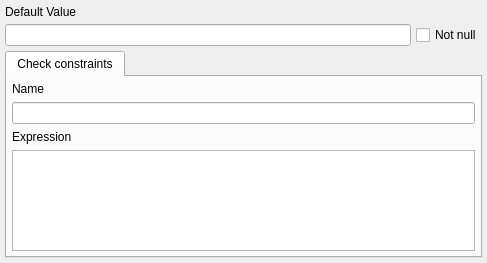
<?xml version="1.0" encoding="UTF-8"?>
<ui version="4.0">
 <class>DomainWidget</class>
 <widget class="QWidget" name="DomainWidget">
  <property name="geometry">
   <rect>
    <x>0</x>
    <y>0</y>
    <width>487</width>
    <height>263</height>
   </rect>
  </property>
  <layout class="QVBoxLayout" name="domain_lt">
   <property name="spacing">
    <number>5</number>
   </property>
   <property name="leftMargin">
    <number>5</number>
   </property>
   <property name="topMargin">
    <number>5</number>
   </property>
   <property name="rightMargin">
    <number>5</number>
   </property>
   <property name="bottomMargin">
    <number>5</number>
   </property>
   <item>
    <layout class="QVBoxLayout" name="data_type_lt"/>
   </item>
   <item>
    <layout class="QVBoxLayout" name="def_value_lt">
     <item>
      <widget class="QLabel" name="def_value_lbl">
       <property name="text">
        <string>Default Value</string>
       </property>
      </widget>
     </item>
     <item>
      <layout class="QHBoxLayout" name="horizontalLayout">
       <property name="spacing">
        <number>5</number>
       </property>
       <item>
        <widget class="QLineEdit" name="def_value_edt">
         <property name="clearButtonEnabled">
          <bool>true</bool>
         </property>
        </widget>
       </item>
       <item>
        <widget class="QCheckBox" name="not_null_chk">
         <property name="text">
          <string>Not null</string>
         </property>
        </widget>
       </item>
      </layout>
     </item>
    </layout>
   </item>
   <item>
    <widget class="QTabWidget" name="dom_attribs_tbw">
     <property name="currentIndex">
      <number>0</number>
     </property>
     <property name="iconSize">
      <size>
       <width>22</width>
       <height>22</height>
      </size>
     </property>
     <widget class="QWidget" name="check_constr_tab">
      <attribute name="icon">
       <iconset resource="../../res/resources.qrc">
        <normaloff>:/icons/icons/constraint_ck.png</normaloff>:/icons/icons/constraint_ck.png</iconset>
      </attribute>
      <attribute name="title">
       <string>Check constraints</string>
      </attribute>
      <layout class="QVBoxLayout" name="verticalLayout_5">
       <property name="leftMargin">
        <number>5</number>
       </property>
       <property name="topMargin">
        <number>5</number>
       </property>
       <property name="rightMargin">
        <number>5</number>
       </property>
       <property name="bottomMargin">
        <number>5</number>
       </property>
       <item>
        <layout class="QVBoxLayout" name="verticalLayout_3">
         <item>
          <widget class="QLabel" name="constr_name_lbl">
           <property name="sizePolicy">
            <sizepolicy hsizetype="Preferred" vsizetype="Fixed">
             <horstretch>0</horstretch>
             <verstretch>0</verstretch>
            </sizepolicy>
           </property>
           <property name="text">
            <string>Name</string>
           </property>
          </widget>
         </item>
         <item>
          <widget class="QLineEdit" name="constr_name_edt">
           <property name="clearButtonEnabled">
            <bool>true</bool>
           </property>
          </widget>
         </item>
        </layout>
       </item>
       <item>
        <layout class="QVBoxLayout" name="verticalLayout_4">
         <item>
          <widget class="QLabel" name="check_expr_lbl">
           <property name="text">
            <string>Expression</string>
           </property>
          </widget>
         </item>
         <item>
          <widget class="QPlainTextEdit" name="check_expr_txt">
           <property name="sizePolicy">
            <sizepolicy hsizetype="Expanding" vsizetype="Preferred">
             <horstretch>0</horstretch>
             <verstretch>0</verstretch>
            </sizepolicy>
           </property>
           <property name="maximumSize">
            <size>
             <width>16777215</width>
             <height>16777215</height>
            </size>
           </property>
           <property name="verticalScrollBarPolicy">
            <enum>Qt::ScrollBarPolicy::ScrollBarAsNeeded</enum>
           </property>
           <property name="horizontalScrollBarPolicy">
            <enum>Qt::ScrollBarPolicy::ScrollBarAsNeeded</enum>
           </property>
          </widget>
         </item>
        </layout>
       </item>
      </layout>
     </widget>
    </widget>
   </item>
  </layout>
 </widget>
 <resources>
  <include location="../../res/resources.qrc"/>
 </resources>
 <connections/>
</ui>
